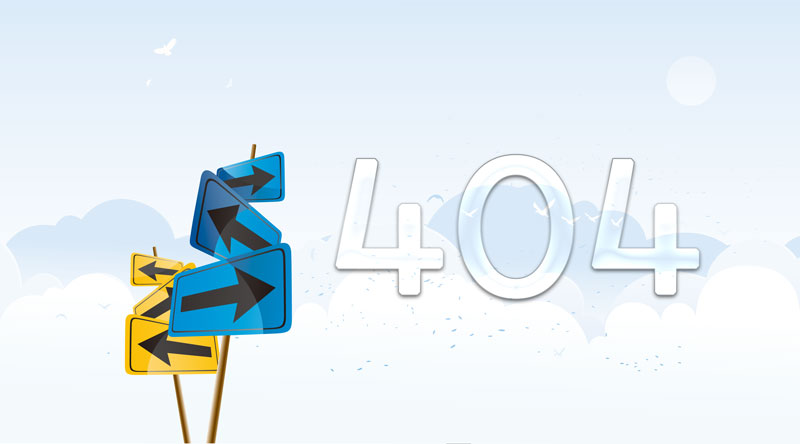
#> input picture images/404.jpg, 800 x 444 px
$ python resize_img.py ../../images/404.jpg
#> lines starting #> are read from the running program, lines starting #| are printed output that depends on the picture
#!/usr/bin/python

import sys
import os
import Image

""" input: an image file
    output: a new image with w:h = 4:3
"""

def resize_img(file):
#> called with file = '../../images/404.jpg'
    img = Image.open(file);
#> img is the input picture: PIL image 800x444 RGB; mean R, G, B 225.7, 236.1, 241.8
    w,h = img.size;
#> w = 800; h = 444
    w += 0.0
    h += 0.0
    if (abs(h / w - 0.75) < 0.01):
        return;

    if (h / w < 0.75):
        new_w = h * 4 / 3.0
#> new_w = 592
        x1 = int((w - new_w)/2)
#> x1 = 104
        y1 = 0
        x2 = int((w + new_w)/2)
#> x2 = 696
        y2 = h
#> y2 = 444
    else :
        new_h = w * 3 / 4.0
        x1 = 0
        y1 = int((h - new_h)/2)
        x2 = w
        y2 = int((h + new_h)/2)

    arr = file.split('.')
    arr[-2] += "_bak"
    backup_file = '.'.join(arr)
    img.save(backup_file)

    new_img = img.crop((x1,y1,x2,y2));
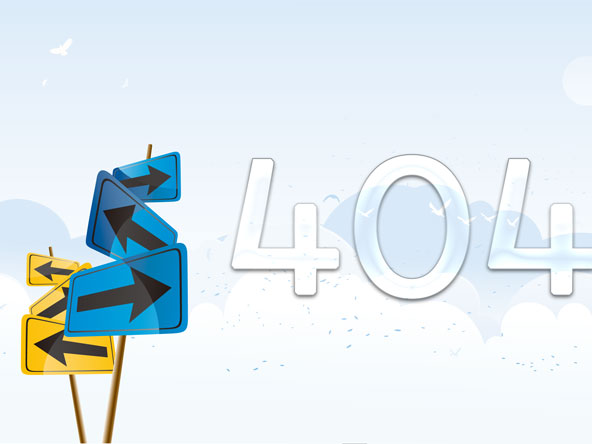
#> new_img: PIL image 592x444 RGB; mean R, G, B 221.2, 232.7, 238.3
    new_img.save(file);

if __name__ == '__main__':
    file = sys.argv[1];
    resize_img(file);

$ run again, on images/error.png
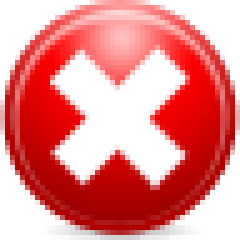
#> input picture images/error.png, 48 x 48 px (shown 5 times larger)
#> in resize_img, img is the input picture: PIL image 48x48 RGBA; mean R, G, B, A 211.7, 79.2, 79.2, 190
#> in resize_img, `new_img = img.crop((x1,y1,x2,y2));`:
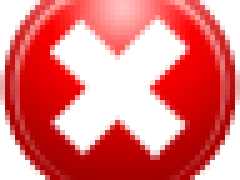
#> new_img: PIL image 48x36 RGBA (shown 5 times larger); mean R, G, B, A 220.7, 88.7, 88.7, 220.3; transparent parts drawn white

$ run again, on images/family_bg.png
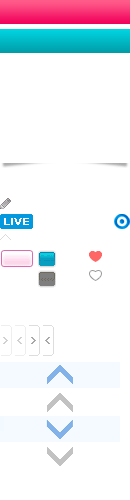
#> input picture images/family_bg.png, 130 x 500 px
#> in resize_img, img is the input picture: PIL image 130x500 P; mean R, G, B, A 48.5, 49.7, 55.2, 67
#> in resize_img, `new_img = img.crop((x1,y1,x2,y2));`:
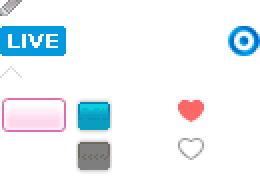
#> new_img: PIL image 130x97 P (shown 2 times larger); mean R, G, B, A 33.6, 39.9, 44.4, 52.4; transparent parts drawn white
